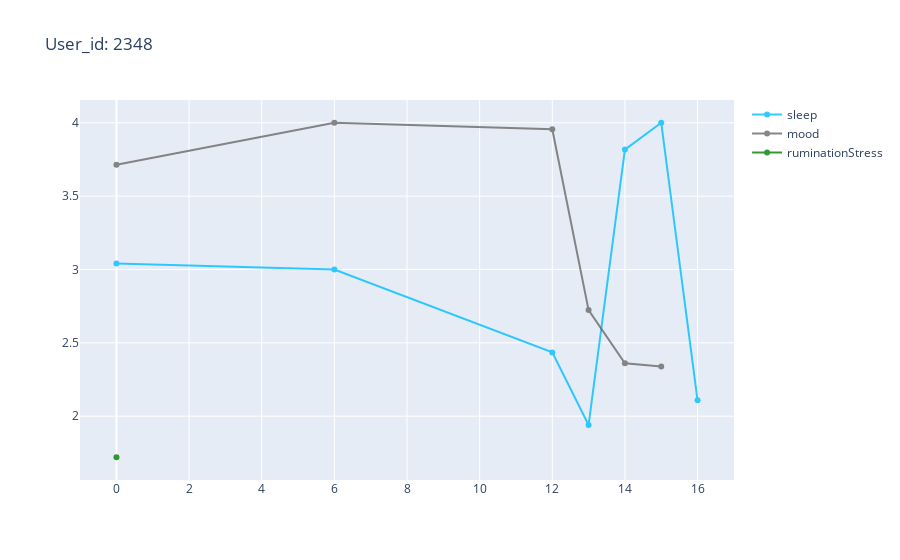

The notebook cell this image was saved under:
### Code cell
fig = go.Figure()
fig.add_trace(go.Scatter(
                x=user1.hour.unique(),
                y=user1.loc[user1.type == 'sleep'].groupby('hour')['value'].mean(),
                name="sleep",
                line_color='deepskyblue',
                opacity=0.8))

fig.add_trace(go.Scatter(
                x=user1.hour.unique(),
                y=user1.loc[user1.type == 'mood'].groupby('hour')['value'].mean(),
                name = 'mood',
                line_color='dimgray',
                opacity=0.8))

fig.add_trace(go.Scatter(
                x=user1.hour.unique(),
                y=user1.loc[user1.type == 'ruminationStress'].groupby('hour')['value'].mean(),
                name = 'ruminationStress',
                line_color='green',
                opacity=0.8))

fig.update_layout(title_text="User_id: 2348")
fig.show()

### Figure 1 — Plotly figure (JSON) as saved in the notebook; plotly's stock layout.template omitted (floating-point values rounded to 4 significant figures)
{"data": [{"line": {"color": "deepskyblue"}, "name": "sleep", "opacity": 0.8, "type": "scatter", "x": [0, 6, 12, 13, 14, 15, 16, 18, 19, 20, 23], "y": [3.04, 3, 2.435, 1.94, 3.817, 4, 2.108]}, {"line": {"color": "dimgray"}, "name": "mood", "opacity": 0.8, "type": "scatter", "x": [0, 6, 12, 13, 14, 15, 16, 18, 19, 20, 23], "y": [3.714, 4, 3.956, 2.723, 2.36, 2.339]}, {"line": {"color": "green"}, "name": "ruminationStress", "opacity": 0.8, "type": "scatter", "x": [0, 6, 12, 13, 14, 15, 16, 18, 19, 20, 23], "y": [1.72]}], "layout": {"title": {"text": "User_id: 2348"}}}
